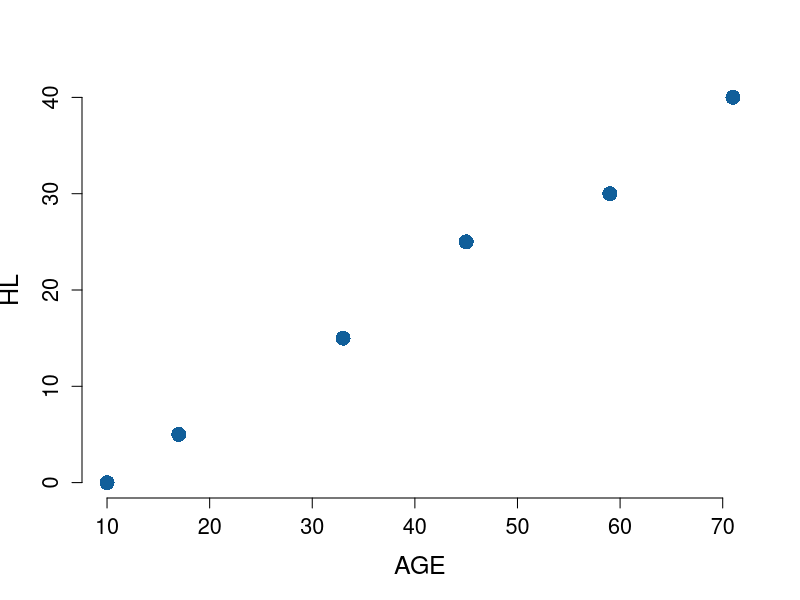

Here is the R script that generated this plot: (Note: this script raises an error after producing the figure.)
# correlation example

# correlated data ----
AGE <- c(10, 17, 59, 33, 45, 71)
HL  <- c(0 ,  5, 30, 15, 25, 40) # Hearing Loss
TAI <- c(30 , 5, 15, 40, 0, 25)  # Tea appreciation index
CDI <- c(0 , 20, 39, 30, 35, 41) # Chocolate dependency index


plot(AGE, HL,  frame.plot = FALSE, cex =2, pch = 16, col = "#115f9a", cex.axis = 1.3, cex.lab = 1.5)

plot(AGE, BMI, frame.plot = FALSE, cex =2, pch = 16, col = "#115f9a", cex.axis = 1.3, cex.lab = 1.5)

plot(AGE, CDI, frame.plot = FALSE, cex =2, pch = 16, col = "#115f9a", cex.axis = 1.3, cex.lab = 1.5)


# pearson expects a linear relationship and normal data
cor(AGE, HL, method = 'pearson')

# Spearman does NOT expect a linear relationship or normal data
cor(AGE, CDI, method = 'spearman')

# kendall does NOT expect a linear relationship ??
cor(AGE, CDI, method = 'kendall')



# Correlation matrix ----
df <- data.frame(AGE,HL,BMI,CDI)
cor(df, method = 'pearson')
cor(df, method = 'spearman')
cor(df, method = 'kendall')



